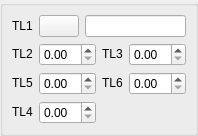
<ui version="4.0" >
 <class>DlgRef_1Sel5Spin_QTD</class>
 <widget class="QWidget" name="DlgRef_1Sel5Spin_QTD" >
  <property name="geometry" >
   <rect>
    <x>0</x>
    <y>0</y>
    <width>174</width>
    <height>123</height>
   </rect>
  </property>
  <property name="windowTitle" >
   <string/>
  </property>
  <layout class="QGridLayout" >
   <property name="leftMargin" >
    <number>0</number>
   </property>
   <property name="topMargin" >
    <number>0</number>
   </property>
   <property name="rightMargin" >
    <number>0</number>
   </property>
   <property name="bottomMargin" >
    <number>0</number>
   </property>
   <property name="horizontalSpacing" >
    <number>0</number>
   </property>
   <property name="verticalSpacing" >
    <number>0</number>
   </property>
   <item row="0" column="0" >
    <widget class="QGroupBox" name="GroupBox1" >
     <property name="title" >
      <string/>
     </property>
     <layout class="QGridLayout" >
      <property name="leftMargin" >
       <number>9</number>
      </property>
      <property name="topMargin" >
       <number>9</number>
      </property>
      <property name="rightMargin" >
       <number>9</number>
      </property>
      <property name="bottomMargin" >
       <number>9</number>
      </property>
      <property name="horizontalSpacing" >
       <number>6</number>
      </property>
      <property name="verticalSpacing" >
       <number>6</number>
      </property>
      <item row="1" column="0" colspan="3" >
       <layout class="QGridLayout" >
        <property name="leftMargin" >
         <number>0</number>
        </property>
        <property name="topMargin" >
         <number>0</number>
        </property>
        <property name="rightMargin" >
         <number>0</number>
        </property>
        <property name="bottomMargin" >
         <number>0</number>
        </property>
        <property name="horizontalSpacing" >
         <number>6</number>
        </property>
        <property name="verticalSpacing" >
         <number>6</number>
        </property>
        <item row="2" column="0" >
         <widget class="QLabel" name="TextLabel4" >
          <property name="sizePolicy" >
           <sizepolicy vsizetype="Fixed" hsizetype="Fixed" >
            <horstretch>0</horstretch>
            <verstretch>0</verstretch>
           </sizepolicy>
          </property>
          <property name="text" >
           <string>TL4</string>
          </property>
          <property name="wordWrap" >
           <bool>false</bool>
          </property>
         </widget>
        </item>
        <item row="0" column="2" >
         <widget class="QLabel" name="TextLabel3" >
          <property name="sizePolicy" >
           <sizepolicy vsizetype="Fixed" hsizetype="Fixed" >
            <horstretch>0</horstretch>
            <verstretch>0</verstretch>
           </sizepolicy>
          </property>
          <property name="text" >
           <string>TL3</string>
          </property>
          <property name="wordWrap" >
           <bool>false</bool>
          </property>
         </widget>
        </item>
        <item row="1" column="3" >
         <widget class="QtxDoubleSpinBox" name="SpinBox5" />
        </item>
        <item row="0" column="0" >
         <widget class="QLabel" name="TextLabel2" >
          <property name="sizePolicy" >
           <sizepolicy vsizetype="Fixed" hsizetype="Fixed" >
            <horstretch>0</horstretch>
            <verstretch>0</verstretch>
           </sizepolicy>
          </property>
          <property name="text" >
           <string>TL2</string>
          </property>
          <property name="wordWrap" >
           <bool>false</bool>
          </property>
         </widget>
        </item>
        <item row="0" column="1" >
         <widget class="QtxDoubleSpinBox" name="SpinBox1" />
        </item>
        <item row="1" column="2" >
         <widget class="QLabel" name="TextLabel6" >
          <property name="sizePolicy" >
           <sizepolicy vsizetype="Fixed" hsizetype="Fixed" >
            <horstretch>0</horstretch>
            <verstretch>0</verstretch>
           </sizepolicy>
          </property>
          <property name="text" >
           <string>TL6</string>
          </property>
          <property name="wordWrap" >
           <bool>false</bool>
          </property>
         </widget>
        </item>
        <item row="0" column="3" >
         <widget class="QtxDoubleSpinBox" name="SpinBox2" />
        </item>
        <item row="2" column="1" >
         <widget class="QtxDoubleSpinBox" name="SpinBox3" />
        </item>
        <item row="1" column="1" >
         <widget class="QtxDoubleSpinBox" name="SpinBox4" />
        </item>
        <item row="1" column="0" >
         <widget class="QLabel" name="TextLabel5" >
          <property name="sizePolicy" >
           <sizepolicy vsizetype="Fixed" hsizetype="Fixed" >
            <horstretch>0</horstretch>
            <verstretch>0</verstretch>
           </sizepolicy>
          </property>
          <property name="text" >
           <string>TL5</string>
          </property>
          <property name="wordWrap" >
           <bool>false</bool>
          </property>
         </widget>
        </item>
       </layout>
      </item>
      <item row="0" column="1" >
       <widget class="QPushButton" name="PushButton1" >
        <property name="sizePolicy" >
         <sizepolicy vsizetype="Fixed" hsizetype="Fixed" >
          <horstretch>0</horstretch>
          <verstretch>0</verstretch>
         </sizepolicy>
        </property>
        <property name="text" >
         <string/>
        </property>
       </widget>
      </item>
      <item row="0" column="0" >
       <widget class="QLabel" name="TextLabel1" >
        <property name="sizePolicy" >
         <sizepolicy vsizetype="Fixed" hsizetype="Fixed" >
          <horstretch>0</horstretch>
          <verstretch>0</verstretch>
         </sizepolicy>
        </property>
        <property name="text" >
         <string>TL1</string>
        </property>
        <property name="wordWrap" >
         <bool>false</bool>
        </property>
       </widget>
      </item>
      <item row="0" column="2" >
       <widget class="QLineEdit" name="LineEdit1" />
      </item>
     </layout>
    </widget>
   </item>
  </layout>
 </widget>
 <layoutdefault spacing="6" margin="11" />
 <pixmapfunction>qPixmapFromMimeSource</pixmapfunction>
 <customwidgets>
  <customwidget>
   <class>QtxDoubleSpinBox</class>
   <extends>QDoubleSpinBox</extends>
   <header location="global" >gui/QtxDoubleSpinBox.h</header>
  </customwidget>
 </customwidgets>
 <tabstops>
  <tabstop>PushButton1</tabstop>
  <tabstop>LineEdit1</tabstop>
  <tabstop>SpinBox1</tabstop>
  <tabstop>SpinBox2</tabstop>
  <tabstop>SpinBox4</tabstop>
  <tabstop>SpinBox5</tabstop>
  <tabstop>SpinBox3</tabstop>
 </tabstops>
 <resources/>
 <connections/>
</ui>
